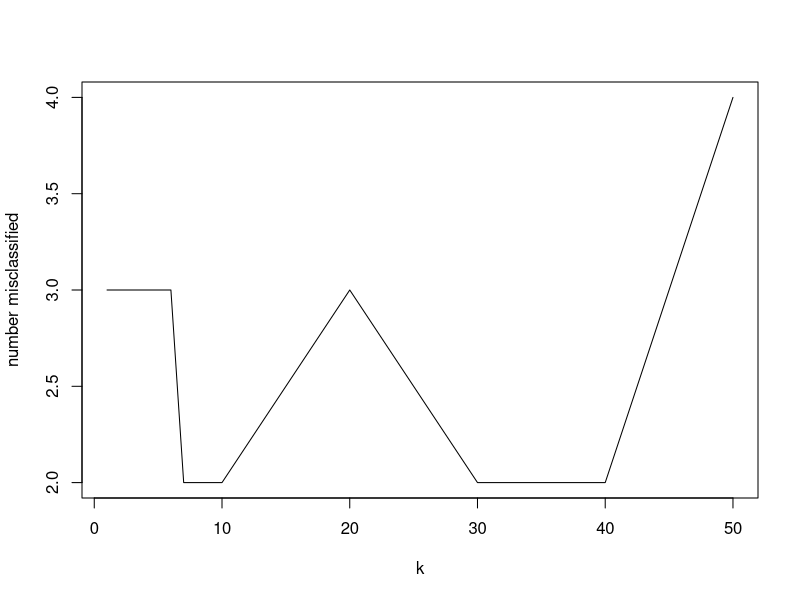
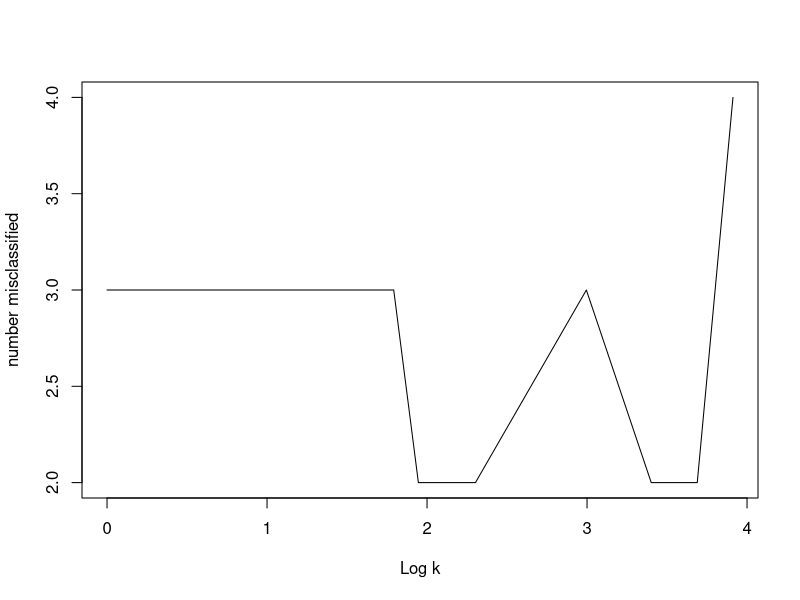
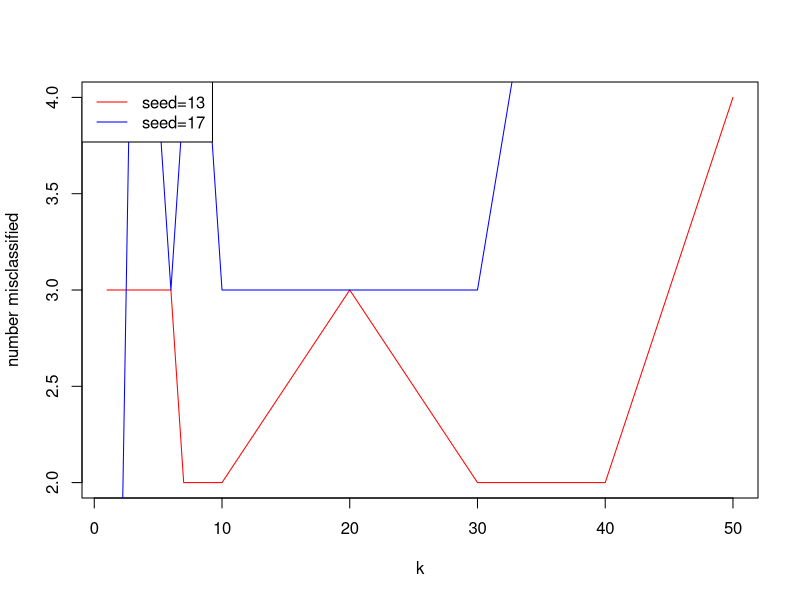

Recreate these plots in R, in order.
set.seed(13)
split <- sample(150,100)
train_x <- iris[split,-5]
test_x <- iris[-split,-5]
train_species <- iris[split,5]
test_species <- iris[-split,5]

library(class)
#Q2
knn.pred <- knn(train_x, test_x, train_species, k=3,prob = T)
table(knn.pred, test_species)
sum(knn.pred!=test_species)
mean(knn.pred==test_species)

#Q3
k_num <- c(1:10,20,30,40,50)
mis_num <- rep(0,length(k_num))
mis_rate <- rep(0,length(k_num))
t=0
for (i in k_num) {
    knn.pred <- knn(train_x, test_x, train_species, k=i)
    t=t+1
    mis_num[t] <- sum(knn.pred!=test_species)
    mis_rate[t] <- 1-mean(knn.pred==test_species)
}
mis_num
mis_rate

#Q4.a
plot(k_num,mis_num,type = "l",xlab = "k",ylab="number misclassified")
#Q4.b
plot(log(k_num),mis_num,type = "l",xlab = "Log k",ylab="number misclassified")
#===========================================================================
set.seed(17)
split <- sample(150,100)
train_x <- iris[split,-5]
test_x <- iris[-split,-5]
train_species <- iris[split,5]
test_species <- iris[-split,5]

k_num <- c(1:10,20,30,40,50)
mis_num2 <- rep(0,length(k_num))
mis_rate2 <- rep(0,length(k_num))
t=0
for (i in k_num) {
    knn.pred <- knn(train_x, test_x, train_species, k=i)
    t=t+1
    mis_num2[t] <- sum(knn.pred!=test_species)
    mis_rate2[t] <- 1-mean(knn.pred==test_species)
}
mis_num2
mis_rate2

#Q4.c
plot(k_num,mis_num,col="red", type = "l",xlab = "k",ylab="number misclassified")
points(k_num,mis_num2,type = "l",col="blue")
legend("topleft",legend = c("seed=13","seed=17"),lty=1,col=c("red","blue"))

